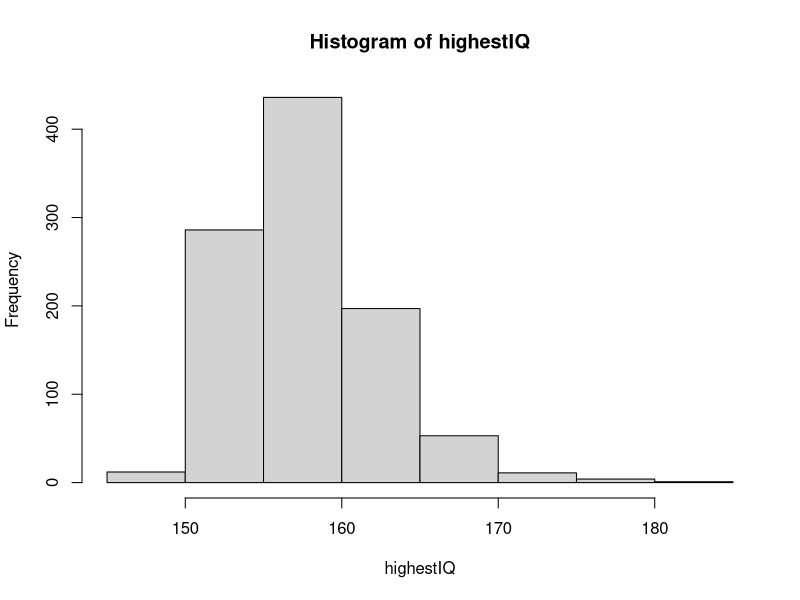

Write the R code that produced this figure.
#One ball will be drawn at random from a box containing: 3 cyan balls, 5 magenta balls, and 7 yellow balls. What is the probability that the ball will be cyan?
cyan <- 3
magenta <- 5
yellow <- 7
p <- cyan / (cyan + magenta + yellow)

#What is the probability that the ball you draw from the box will NOT be cyan?
q <- 1-p

#Instead of taking just one draw, consider taking two draws. You take the second draw without returning the first draw to the box = sampling without replacement.
#What is the probability that the first draw is cyan and that the second draw is not cyan?
p_1 <- cyan / (cyan + magenta + yellow) #the probability of choosing a cyan ball from the box on the first draw.
p_2 <- 1 - (cyan - 1) / (cyan + magenta + yellow - 1) #the probability of not choosing a cyan ball on the second draw without replacement.
p_1 * p_2 #the probability that the first draw is cyan and the second draw is not cyan.

#Now repeat the experiment, but this time, after taking the first draw and recording the color, return it back to the box and shake the box = sampling with replacement.
#What is the probability that the first draw is cyan and that the second draw is not cyan?
p_1 <- cyan / (cyan + magenta + yellow) #the probability of choosing a cyan ball from the box on the first draw.
p_2 <- 1 - (cyan) / (cyan + magenta + yellow) #the probability of not choosing a cyan ball on the second draw with replacement.
p_1 * p_2 #the probability that the first draw is cyan and the second draw is not cyan.

#Say you’ve drawn 5 balls from the a box that has 3 cyan balls, 5 magenta balls, and 7 yellow balls, with replacement, and all have been yellow.
#What is the probability that the next one is yellow?
p_yellow <- yellow/(cyan+magenta+yellow) #the probability that a yellow ball is drawn from the box.

#If you roll a 6-sided die six times, what is the probability of not seeing a 6?
p_no6 <- 1 - (1/6) #the probability of not seeing a 6 on a single roll.
q_no6 <- p_no6^6 #the probability of not seeing a 6 on six rolls.

#Two teams, say the Celtics and the Cavs, are playing a seven game series. The Cavs are a better team and have a 60% chance of winning each game. 
#What is the probability that the Celtics win at least one game? Remember that the Celtics must win one of the first four games, or the series will be over!
p_cavs_win4 <- 0.6^4 ##the probability that the Cavs will win the first four games of the series.
q_cavs_win4 <- 1 - p_cavs_win4 #the probability that the Celtics win at least one game in the first four games of the series.

#Create a Monte Carlo simulation to confirm your answer to the previous problem. Use B <- 10000 simulations
# This line of sample code simulates four random games where the Celtics either lose or win. Each game is independent of other games.
simulated_games <- sample(c("lose","win"), 4, replace = TRUE, prob = c(0.6, 0.4))

# The variable 'B' specifies the number of times we want the simulation to run. Let's run the Monte Carlo simulation 10,000 times.
B <- 10000
celtic_wins <- replicate(B, {
  simulated_games <- sample(c("lose","win"), 4, replace = TRUE, prob = c(0.6, 0.4))
  any(simulated_games=="win")
}) ##replicates the sample code generating the variable called `simulated_games` for `B` iterations and then tallies the number of simulated series that contain at least one win for the Celtics.
mean(celtic_wins) # the frequency out of B iterations that the Celtics won at least one game. Print your answer to the console. 

#Assume the distribution of female heights is approximated by a normal distribution with a mean of 64 inches and a standard deviation of 3 inches. If we pick a female at random, what is the probability that she is 5 feet or shorter?
female_avg <- 64 #the average female height.
female_sd <- 3 #the standard deviation for female heights.
pnorm(5*12, female_avg, female_sd) #the probability that a randomly selected female is shorter than 5 feet.
w <- 1 - pnorm(6*12, female_avg, female_sd) #the probability that a randomly selected female is 6 feet or taller.

#Compute the probability that the height of a randomly chosen female is within 1 SD from the average height.
taller <- female_avg+female_sd #height that is one SD taller than average. 
shorter <- female_avg-female_sd #height that is one SD shorter than average
pnorm(taller, female_avg, female_sd) - pnorm(shorter, female_avg, female_sd) #the probability that a randomly selected female is between the desired height range

#Imagine the distribution of male adults is approximately normal with an expected value of 69 inches and a standard deviation of 3 inches. How tall is a male in the 99th percentile?
male_avg <- 69 #the average female height.
male_sd <- 3 #the standard deviation for female heights.
qnorm(0.99, male_avg, male_sd) #the height of a man in the 99th percentile of the distribution.

#The distribution of IQ scores is approximately normally distributed. The expected value is 100 and the standard deviation is 15. Suppose you want to know the distribution of the person with the highest IQ in your school district, where 10,000 people are born each year.
#Generate 10,000 IQ scores 1,000 times using a Monte Carlo simulation. Make a histogram of the highest IQ scores.
B <- 1000 #the number of times we want the simulation to run.
highestIQ <- replicate(B, {
  simulated_data <- rnorm(10000, 100, 15)
  max(simulated_data)
}) #he highest IQ score from each random distribution of 10,000 people.
hist(highestIQ) #Makes a histogram of the highest IQ scores.